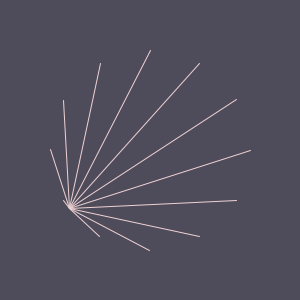
Frame 1 (no input)
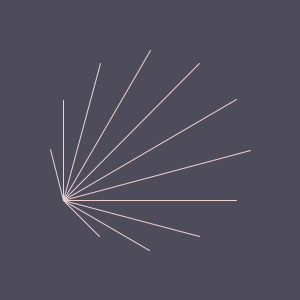
Frame 60 (the mouse pressed at the canvas centre just before this capture)
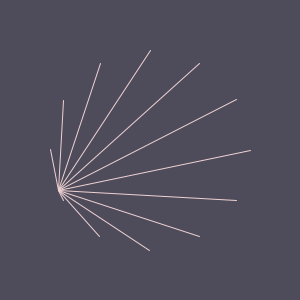
Frame 120 (the mouse held since frame 60 and released just before this capture)

The Processing sketch that drew these frames (run headless with seeded random() and noise(); from frame 60 on, the mouse is pressed at the canvas centre):

// Processing sketch: processing_69743
// ── processing_69743.pde

int radius = 100;

int timeRadius = 5;

void setup() {
  size(300, 300);
  smooth();
}

void draw() {
  background(78, 76, 90);
  translate(width/2, height/2);
  stroke(238, 209, 211);
  smooth();
  


  for (int deg=0; deg<360; deg+=30) {
    float angle = radians(deg);
    float x = cos(angle) * radius;
    float y = sin(angle) * radius; 
    //for seconds
    float s = map(second(), 0, 60, 0, TWO_PI) - HALF_PI;

    line(x, y, cos(s)*100, sin(s)*100);

    //for min

   // float m = map(minute(), 0, 60, 0, TWO_PI) - HALF_PI;r
    
  }
}
